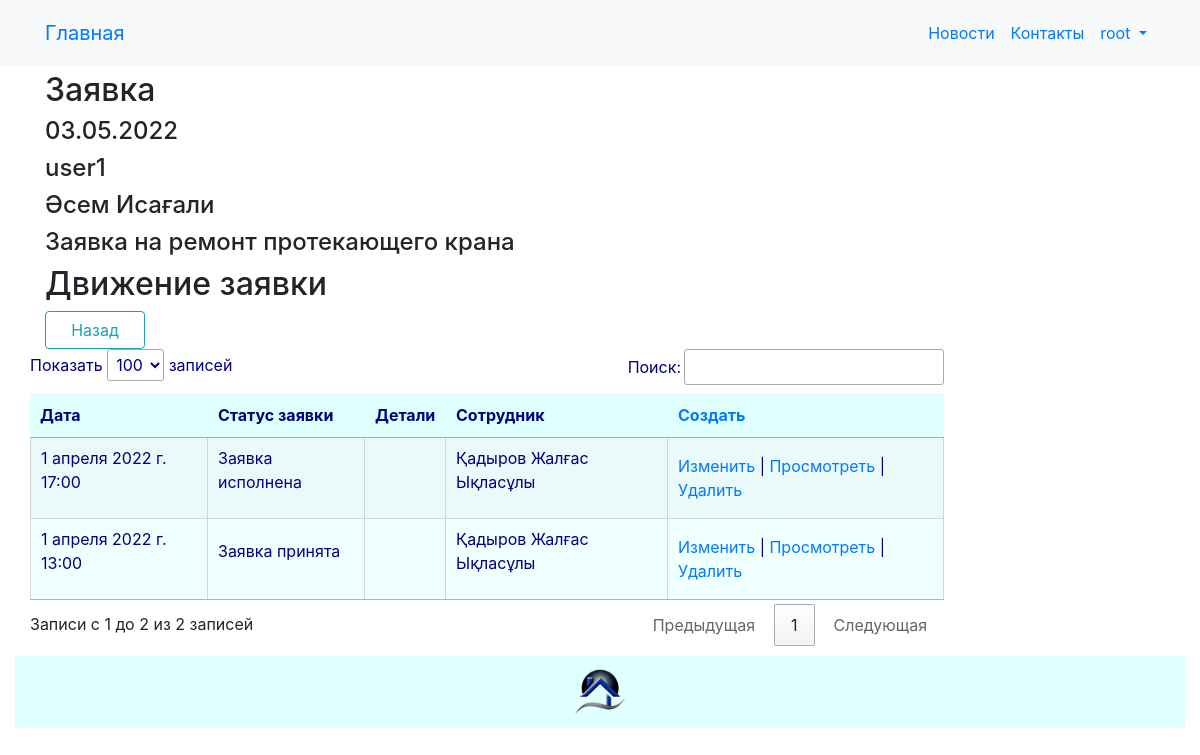
Screenshot of /movement/index/1/ (signed in) with the database file from the repository.
### orlov/models.py (models this page shows, shortened)
class Application(models.Model):
    datea = models.DateTimeField(_('datea'), auto_now_add=True)
    user = models.ForeignKey(User, related_name='application_user', on_delete=models.CASCADE)
    title = models.CharField(_('application_title'), max_length=255)
    details = models.TextField(_('application_details'))
    class Meta:
        db_table = 'application'
        indexes = [
            models.Index(fields=['datea']),
            models.Index(fields=['user']),
        ]
        ordering = ['datea']

class Movement(models.Model):
    application = models.ForeignKey(Application, related_name='movement_application', on_delete=models.CASCADE)
    datem = models.DateTimeField(_('datem'))
    status = models.CharField(_('movement_status'), max_length=128)
    details = models.TextField(_('movement_details'), blank=True, null=True)
    employee = models.ForeignKey(Employee, related_name='movement_employee', on_delete=models.CASCADE)
    class Meta:
        db_table = 'movement'
        indexes = [
            models.Index(fields=['application']),
            models.Index(fields=['datem']),
            models.Index(fields=['employee']),
        ]
        ordering = ['datem']

class Employee(models.Model):
    SEX_CHOICES = (
        ('М','М'),
        ('Ж', 'Ж'),
    )
    surname = models.CharField(_('surname'), max_length=64)
    name = models.CharField(_('name'), max_length=64)
    patronymic = models.CharField(_('patronymic'), max_length=64, blank=True, null=True)
    sex = models.CharField(_('sex'), max_length=1, choices=SEX_CHOICES, default='М')
    birthday = models.DateTimeField(_('birthday'))
    address = models.CharField(_('address'), max_length=128, blank=True, null=True)
    phone = models.CharField(_('phone'), max_length=128, blank=True, null=True)
    position = models.ForeignKey(Position, related_name='employee_position', on_delete=models.CASCADE)
    class Meta:
        db_table = 'employee'
        indexes = [
            models.Index(fields=['surname']),
            models.Index(fields=['name']),
            models.Index(fields=['patronymic']),
            models.Index(fields=['position']),
        ]
        ordering = ['surname', 'name', 'patronymic']
    def __str__(self):
        return "{} {} {}".format(self.surname, self.name, self.patronymic)

### orlov/views.py (the view)
# urls.py: path('movement/index/<int:application_id>/', views.movement_index, name='movement_index'),
@login_required
@group_required("Managers")
def movement_index(request, application_id):
    movement = Movement.objects.filter(application_id=application_id).order_by('-datem')
    app = Application.objects.get(id=application_id)
    return render(request, "movement/index.html", {"movement": movement, "application_id": application_id, "app": app})

### orlov/views.py (called while the page is built)
def group_required(*group_names):
    def in_groups(u):
        if u.is_authenticated:
            if bool(u.groups.filter(name__in=group_names)) | u.is_superuser:
                return True
        return False
    return user_passes_test(in_groups, login_url='403')

### templates/movement/index.html (shortened to what this page needs)
{% extends "base.html" %}
{% load i18n %}
{% block content %}
<h2>{% trans "application" %}</h2>
<h4>{{ app.datea| date:"d.m.Y"  }}</h4>
<h4>{{ app.user  }}</h4>
<h4>{{ app.user.first_name }} {{ app.user.last_name }}</h4>
<h4>{{ app.title  }}</h4>
<h2>{% trans "movement" %}</h2>
<a class="btn btn-outline-info" style="width:100px"  href="{% url 'application_index' %}">{% trans "Back" %}</a>
{% if movement.count > 0 %}
<div class="row">
	<table id="myTable" class="cell-border hover stripe" style="width:100%">
		<thead>
			<tr>
				<th>{% trans "datem" %}</th>
				<th>{% trans "status" %}</th>
				<th>{% trans "details" %}</th>
				<th>{% trans "employee" %}</th>
				<th><a href="{% url 'movement_create' application_id %}">{% trans "Create" %}</a></th>
			</tr>
		</thead>
		<tbody>
			{% for p in movement %}
			<tr>
				<td>
					<p>{{ p.datem }}</p>
				</td>
				<td>
					<p>{{ p.status }}</p>
				</td>
				<td>
				</td>
				<td>
					<p>{{ p.employee }}</p>
				</td>
				<td>
					<a href="{% url 'movement_edit' p.id application_id %}">{% trans "Change" %}</a> |
					<a href="{% url 'movement_read' p.id application_id %}">{% trans "Read" %}</a> |
					<a onclick="return confirm('Удалить запись?')" href="{% url 'movement_delete' p.id application_id %}">{% trans "Delete" %}</a>
				</td>
			</tr>
			{% endfor %}
		</tbody>
	</table>
</div>
{% else %}
<a class="btn btn-outline-success" href="{% url 'movement_create' application_id %}">{% trans "Create" %}</a>
{% endif %}
{% endblock content %}

### templates/base.html (shortened to what this page needs)
<!DOCTYPE html>
{% load static %}
{% load i18n %}
<html>
<head>
	<link rel="stylesheet" href="{% static 'css/styles.css' %}" />
	<link rel="stylesheet" href="https://maxcdn.bootstrapcdn.com/bootstrap/4.0.0/css/bootstrap.min.css">
	<link rel="stylesheet" href="{% static 'css/choosen.css' %}" />
</head>
	<nav class="navbar navbar-expand-sm bg-light">
		<div class="container">
			<a class="navbar-brand" href="{{ HTTP_HOST }}/">{% trans "Home" %}</a>
			<div class="collapse navbar-collapse" id="mainMenu">
				<ul class="navbar-nav ml-auto">
					<li class="nav-item">
						<a class="nav-link" href="{% url 'news_list' %}">{% trans "newss" %}</a>
					</li>
					<li class="nav-item">
						<a class="nav-link" href="{% url 'contact' %}">{% trans "contacts" %}</a>
					</li>
					{% if user.is_authenticated %}
						<li class="nav-item dropdown">
							<a class="nav-link dropdown-toggle" href="#" id="userMenu" data-toggle="dropdown" aria-haspopup="true" aria-expanded="false">
							{{ user.username }}
							</a>
						</li>
					{% else %}
						<form class="form-inline ml-auto">
							<a href="{% url 'login' %}" class="btn btn-outline-secondary">{% trans "Log In" %}</a>
							<a href="{% url 'signup' %}" class="btn btn-primary ml-2">{% trans "Sign up" %}</a>
						</form>
					{% endif %}
						{% get_current_language as LANGUAGE_CODE %}
						{% get_available_languages as LANGUAGES %}
						{% get_language_info_list for LANGUAGES as languages %}
				</ul>
			</div>
		</div>
	</nav>
<body>
	<div class="container">
		{% block content%}{% endblock content %}
	</div>
</body>
<footer class="container-fluid text-center bg-lightgray">
	<div class="copyrights">
		<img src="{% static 'images/logo.png' %}" alt="logo" style="height:72px; width: 72px; padding: 10px;">
	</div>
</footer>
<link rel="stylesheet" href="https://cdn.datatables.net/1.11.2/css/jquery.dataTables.min.css">
</html>

### static/css/styles.css (style rules this page uses)
body { font-family: Geneva, Arial, Helvetica, sans-serif; }
.container { padding: 5px; }
.container-fluid { padding: 5px; }
p, ul,li, label { color: navy; }
h1, h2, h3, h4, h5, h6 { color: navy; }
.copyrights { background-color: lightcyan; }
table.dataTable thead { background-color: lightcyan; color: navy; }
table.dataTable tbody { background-color: azure; }
table.dataTable td { background-color: azure; color: navy; }
table { color: navy; }
#footer h1, p, ul,li { color: navy; }

### rows the page displays
Application: datea "03.05.2022", user "user1", user.first_name "Әсем", user.last_name "Исағали", title "Заявка на ремонт протекающего крана"
Movement: datem "1 апреля 2022 г. 17:00", status "Заявка исполнена", employee "Қадыров Жалғас Ықласұлы"
Movement: datem "1 апреля 2022 г. 13:00", status "Заявка принята", employee "Қадыров Жалғас Ықласұлы"

### other values shown
{{ user.username }} "root"
